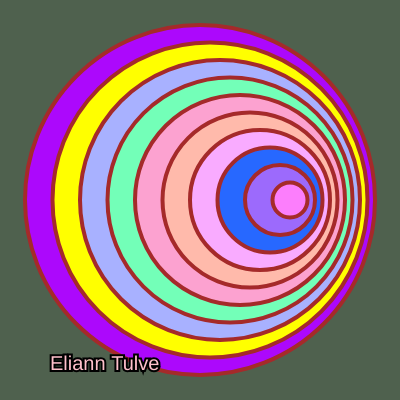
Frame 1 (no input)
Frame 60 (no input): identical to frame 1, image omitted
Frame 120 (the mouse pressed at the canvas centre since frame 60): identical to frame 1, image omitted

The p5.js sketch that drew this single still picture (run headless with seeded random() and noise() and a simulated clock; from frame 60 on, the mouse is pressed at the canvas centre):

// p5.js sketch
// ── sketch.js
let circleSize, posX, posY, offSet, numShapes, space;
let myColor = ['#AC08FC','yellow','#A8B1FF','#73FFB8','#FCA2D0','#FFBAAB','#F9ABFF','#2768FF','#9C6AFC','#FC7EFC'];


function setup() {
  createCanvas(400, 400);
  
  numShapes = 10;
  circleSize = width-50;
  space = circleSize/numShapes;
  offSet = 10;
  
  posX = width/2;
  posY = height/2;
  
}

function draw() {
  background(79,97,78);
  
  for (i = 0; i < numShapes; i++)
    {
      fill(myColor[i]);
      // print(myColor[i])
      strokeWeight(4);
      stroke('brown');
      circle (posX+offSet*i, posY, circleSize-space*i);
      
    }
  
  mySignature();
  
  function mySignature()
  {
    textSize(20);
    strokeWeight(4);
    stroke('black');
    fill('pink');
    text('Eliann Tulve',width-350,height-30);
  }
  
}
